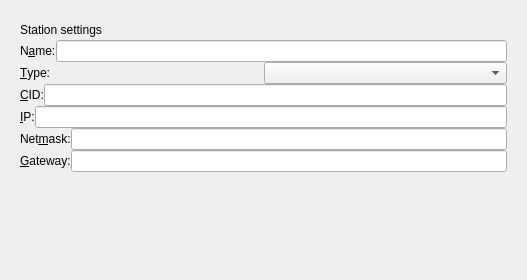
<?xml version="1.0" encoding="UTF-8"?>
<ui version="4.0">
 <class>StationsItemSettings</class>
 <widget class="QWidget" name="StationsItemSettings">
  <property name="geometry">
   <rect>
    <x>0</x>
    <y>0</y>
    <width>527</width>
    <height>280</height>
   </rect>
  </property>
  <property name="minimumSize">
   <size>
    <width>0</width>
    <height>0</height>
   </size>
  </property>
  <property name="maximumSize">
   <size>
    <width>16777215</width>
    <height>16777215</height>
   </size>
  </property>
  <property name="windowTitle">
   <string>Station Settings</string>
  </property>
  <layout class="QVBoxLayout" name="verticalLayout">
   <property name="spacing">
    <number>0</number>
   </property>
   <property name="leftMargin">
    <number>10</number>
   </property>
   <property name="topMargin">
    <number>10</number>
   </property>
   <property name="rightMargin">
    <number>10</number>
   </property>
   <property name="bottomMargin">
    <number>10</number>
   </property>
   <item>
    <widget class="QWidget" name="SISContainer" native="true">
     <layout class="QVBoxLayout" name="verticalLayout_2">
      <property name="spacing">
       <number>0</number>
      </property>
      <property name="leftMargin">
       <number>10</number>
      </property>
      <property name="topMargin">
       <number>10</number>
      </property>
      <property name="rightMargin">
       <number>10</number>
      </property>
      <property name="bottomMargin">
       <number>10</number>
      </property>
      <item>
       <layout class="QHBoxLayout" name="horizontalLayout">
        <property name="spacing">
         <number>0</number>
        </property>
        <item>
         <widget class="QLabel" name="l_station_caption">
          <property name="enabled">
           <bool>true</bool>
          </property>
          <property name="minimumSize">
           <size>
            <width>0</width>
            <height>0</height>
           </size>
          </property>
          <property name="maximumSize">
           <size>
            <width>16777215</width>
            <height>16777215</height>
           </size>
          </property>
          <property name="text">
           <string>Station settings</string>
          </property>
          <property name="alignment">
           <set>Qt::AlignLeading|Qt::AlignLeft|Qt::AlignVCenter</set>
          </property>
         </widget>
        </item>
        <item>
         <spacer name="horizontalSpacer">
          <property name="orientation">
           <enum>Qt::Horizontal</enum>
          </property>
          <property name="sizeHint" stdset="0">
           <size>
            <width>40</width>
            <height>20</height>
           </size>
          </property>
         </spacer>
        </item>
       </layout>
      </item>
      <item>
       <layout class="QHBoxLayout" name="horizontalLayout_2">
        <property name="spacing">
         <number>0</number>
        </property>
        <item>
         <widget class="QLabel" name="l_station_name">
          <property name="text">
           <string>N&amp;ame:</string>
          </property>
          <property name="buddy">
           <cstring>m_station_name</cstring>
          </property>
         </widget>
        </item>
        <item>
         <widget class="QLineEdit" name="m_station_name">
          <property name="contextMenuPolicy">
           <enum>Qt::DefaultContextMenu</enum>
          </property>
          <property name="maxLength">
           <number>64</number>
          </property>
         </widget>
        </item>
       </layout>
      </item>
      <item>
       <layout class="QHBoxLayout" name="horizontalLayout_3">
        <property name="spacing">
         <number>0</number>
        </property>
        <item>
         <widget class="QLabel" name="l_station_type">
          <property name="text">
           <string>&amp;Type:</string>
          </property>
          <property name="buddy">
           <cstring>m_station_type</cstring>
          </property>
         </widget>
        </item>
        <item>
         <widget class="QComboBox" name="m_station_type">
          <property name="minimumSize">
           <size>
            <width>0</width>
            <height>0</height>
           </size>
          </property>
         </widget>
        </item>
       </layout>
      </item>
      <item>
       <layout class="QHBoxLayout" name="horizontalLayout_4">
        <property name="spacing">
         <number>0</number>
        </property>
        <item>
         <widget class="QLabel" name="l_station_cid">
          <property name="text">
           <string>&amp;CID:</string>
          </property>
          <property name="buddy">
           <cstring>m_station_cid</cstring>
          </property>
         </widget>
        </item>
        <item>
         <widget class="QLineEdit" name="m_station_cid">
          <property name="maxLength">
           <number>16</number>
          </property>
         </widget>
        </item>
       </layout>
      </item>
      <item>
       <layout class="QHBoxLayout" name="horizontalLayout_5">
        <property name="spacing">
         <number>0</number>
        </property>
        <item>
         <widget class="QLabel" name="l_station_ip">
          <property name="text">
           <string>&amp;IP:</string>
          </property>
          <property name="buddy">
           <cstring>m_station_ip</cstring>
          </property>
         </widget>
        </item>
        <item>
         <widget class="QLineEdit" name="m_station_ip">
          <property name="toolTip">
           <string notr="true"/>
          </property>
          <property name="statusTip">
           <string notr="true"/>
          </property>
          <property name="whatsThis">
           <string notr="true"/>
          </property>
          <property name="accessibleName">
           <string notr="true"/>
          </property>
          <property name="accessibleDescription">
           <string notr="true"/>
          </property>
          <property name="inputMask">
           <string notr="true"/>
          </property>
          <property name="text">
           <string notr="true"/>
          </property>
          <property name="maxLength">
           <number>16</number>
          </property>
          <property name="frame">
           <bool>true</bool>
          </property>
          <property name="placeholderText">
           <string notr="true"/>
          </property>
         </widget>
        </item>
       </layout>
      </item>
      <item>
       <layout class="QHBoxLayout" name="horizontalLayout_6">
        <property name="spacing">
         <number>0</number>
        </property>
        <item>
         <widget class="QLabel" name="l_station_mask">
          <property name="text">
           <string>Net&amp;mask:</string>
          </property>
          <property name="buddy">
           <cstring>m_station_mask</cstring>
          </property>
         </widget>
        </item>
        <item>
         <widget class="QLineEdit" name="m_station_mask">
          <property name="maxLength">
           <number>16</number>
          </property>
         </widget>
        </item>
       </layout>
      </item>
      <item>
       <layout class="QHBoxLayout" name="horizontalLayout_7">
        <property name="spacing">
         <number>0</number>
        </property>
        <item>
         <widget class="QLabel" name="l_station_gateway">
          <property name="text">
           <string>&amp;Gateway:</string>
          </property>
          <property name="buddy">
           <cstring>m_station_gateway</cstring>
          </property>
         </widget>
        </item>
        <item>
         <widget class="QLineEdit" name="m_station_gateway">
          <property name="maxLength">
           <number>16</number>
          </property>
         </widget>
        </item>
       </layout>
      </item>
     </layout>
    </widget>
   </item>
   <item>
    <spacer name="verticalSpacer">
     <property name="orientation">
      <enum>Qt::Vertical</enum>
     </property>
     <property name="sizeHint" stdset="0">
      <size>
       <width>20</width>
       <height>27</height>
      </size>
     </property>
    </spacer>
   </item>
  </layout>
 </widget>
 <resources/>
 <connections/>
</ui>
